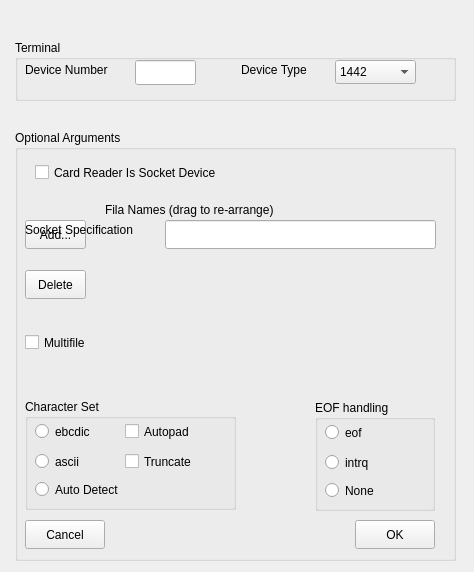
<?xml version="1.0" encoding="UTF-8"?>
<ui version="4.0">
 <class>CardReaderPropertiesClass</class>
 <widget class="QWidget" name="CardReaderPropertiesClass">
  <property name="geometry">
   <rect>
    <x>0</x>
    <y>0</y>
    <width>474</width>
    <height>572</height>
   </rect>
  </property>
  <property name="windowTitle">
   <string>CardReaderProperties</string>
  </property>
  <widget class="QGroupBox" name="groupBox">
   <property name="geometry">
    <rect>
     <x>15</x>
     <y>40</y>
     <width>441</width>
     <height>61</height>
    </rect>
   </property>
   <property name="title">
    <string>Terminal</string>
   </property>
   <widget class="QComboBox" name="deviceCombo">
    <property name="enabled">
     <bool>true</bool>
    </property>
    <property name="geometry">
     <rect>
      <x>320</x>
      <y>20</y>
      <width>81</width>
      <height>24</height>
     </rect>
    </property>
    <item>
     <property name="text">
      <string>1442</string>
     </property>
    </item>
    <item>
     <property name="text">
      <string>2501</string>
     </property>
    </item>
    <item>
     <property name="text">
      <string>3505</string>
     </property>
    </item>
   </widget>
   <widget class="QLabel" name="label_3">
    <property name="geometry">
     <rect>
      <x>10</x>
      <y>20</y>
      <width>101</width>
      <height>19</height>
     </rect>
    </property>
    <property name="text">
     <string>Device Number</string>
    </property>
   </widget>
   <widget class="QLineEdit" name="deviceNumber">
    <property name="geometry">
     <rect>
      <x>120</x>
      <y>20</y>
      <width>61</width>
      <height>25</height>
     </rect>
    </property>
    <property name="inputMask">
     <string/>
    </property>
   </widget>
   <widget class="QLabel" name="label_4">
    <property name="geometry">
     <rect>
      <x>226</x>
      <y>20</y>
      <width>81</width>
      <height>20</height>
     </rect>
    </property>
    <property name="text">
     <string>Device Type</string>
    </property>
   </widget>
  </widget>
  <widget class="QGroupBox" name="groupBox_2">
   <property name="geometry">
    <rect>
     <x>15</x>
     <y>130</y>
     <width>441</width>
     <height>431</height>
    </rect>
   </property>
   <property name="title">
    <string>Optional Arguments</string>
   </property>
   <widget class="QCheckBox" name="sockdevCheckBox">
    <property name="geometry">
     <rect>
      <x>20</x>
      <y>30</y>
      <width>211</width>
      <height>25</height>
     </rect>
    </property>
    <property name="text">
     <string>Card Reader Is Socket Device</string>
    </property>
   </widget>
   <widget class="QLabel" name="label">
    <property name="geometry">
     <rect>
      <x>90</x>
      <y>70</y>
      <width>191</width>
      <height>19</height>
     </rect>
    </property>
    <property name="text">
     <string>Fila Names (drag to re-arrange)</string>
    </property>
   </widget>
   <widget class="QPushButton" name="addButton">
    <property name="geometry">
     <rect>
      <x>10</x>
      <y>90</y>
      <width>61</width>
      <height>29</height>
     </rect>
    </property>
    <property name="text">
     <string>Add...</string>
    </property>
   </widget>
   <widget class="QPushButton" name="deleteButton">
    <property name="geometry">
     <rect>
      <x>10</x>
      <y>140</y>
      <width>61</width>
      <height>29</height>
     </rect>
    </property>
    <property name="text">
     <string>Delete</string>
    </property>
   </widget>
   <widget class="QPushButton" name="OKButton">
    <property name="geometry">
     <rect>
      <x>340</x>
      <y>390</y>
      <width>80</width>
      <height>29</height>
     </rect>
    </property>
    <property name="text">
     <string>OK</string>
    </property>
   </widget>
   <widget class="QPushButton" name="cancelButton">
    <property name="geometry">
     <rect>
      <x>10</x>
      <y>390</y>
      <width>80</width>
      <height>29</height>
     </rect>
    </property>
    <property name="text">
     <string>Cancel</string>
    </property>
   </widget>
   <widget class="QLineEdit" name="sockdev">
    <property name="geometry">
     <rect>
      <x>150</x>
      <y>90</y>
      <width>271</width>
      <height>29</height>
     </rect>
    </property>
   </widget>
   <widget class="QLabel" name="sockspecLabel">
    <property name="geometry">
     <rect>
      <x>10</x>
      <y>90</y>
      <width>131</width>
      <height>19</height>
     </rect>
    </property>
    <property name="text">
     <string>Socket Specification</string>
    </property>
   </widget>
   <widget class="QGroupBox" name="eofGroupBox">
    <property name="geometry">
     <rect>
      <x>300</x>
      <y>270</y>
      <width>120</width>
      <height>111</height>
     </rect>
    </property>
    <property name="title">
     <string>EOF handling</string>
    </property>
    <widget class="QRadioButton" name="eofRadioButton">
     <property name="geometry">
      <rect>
       <x>10</x>
       <y>20</y>
       <width>94</width>
       <height>25</height>
      </rect>
     </property>
     <property name="text">
      <string>eof</string>
     </property>
    </widget>
    <widget class="QRadioButton" name="intrqRadioButton">
     <property name="geometry">
      <rect>
       <x>10</x>
       <y>50</y>
       <width>94</width>
       <height>25</height>
      </rect>
     </property>
     <property name="text">
      <string>intrq</string>
     </property>
    </widget>
    <widget class="QRadioButton" name="eofNoneRadioButton">
     <property name="geometry">
      <rect>
       <x>10</x>
       <y>80</y>
       <width>91</width>
       <height>21</height>
      </rect>
     </property>
     <property name="text">
      <string>None</string>
     </property>
    </widget>
   </widget>
   <widget class="QGroupBox" name="groupBox_4">
    <property name="geometry">
     <rect>
      <x>10</x>
      <y>269</y>
      <width>211</width>
      <height>111</height>
     </rect>
    </property>
    <property name="title">
     <string>Character Set</string>
    </property>
    <widget class="QRadioButton" name="ebcdicRadioButton">
     <property name="geometry">
      <rect>
       <x>10</x>
       <y>20</y>
       <width>94</width>
       <height>25</height>
      </rect>
     </property>
     <property name="text">
      <string>ebcdic</string>
     </property>
    </widget>
    <widget class="QRadioButton" name="asciiRadioButton">
     <property name="geometry">
      <rect>
       <x>10</x>
       <y>50</y>
       <width>94</width>
       <height>25</height>
      </rect>
     </property>
     <property name="text">
      <string>ascii</string>
     </property>
    </widget>
    <widget class="QCheckBox" name="truncCheckBox">
     <property name="geometry">
      <rect>
       <x>100</x>
       <y>50</y>
       <width>101</width>
       <height>25</height>
      </rect>
     </property>
     <property name="toolTip">
      <string>specifies, for ASCII files, that lines longer than 80 characters 
are truncated instead of producing a unit check error.</string>
     </property>
     <property name="text">
      <string>Truncate</string>
     </property>
    </widget>
    <widget class="QCheckBox" name="autopadCheckBox">
     <property name="geometry">
      <rect>
       <x>100</x>
       <y>20</y>
       <width>101</width>
       <height>25</height>
      </rect>
     </property>
     <property name="toolTip">
      <string>specifies, for EBCDIC files, that the file is automatically padded 
to a multiple of 80 bytes if necessary. </string>
     </property>
     <property name="text">
      <string>Autopad</string>
     </property>
    </widget>
    <widget class="QRadioButton" name="autoDetectRadioButton">
     <property name="geometry">
      <rect>
       <x>10</x>
       <y>80</y>
       <width>131</width>
       <height>21</height>
      </rect>
     </property>
     <property name="text">
      <string>Auto Detect</string>
     </property>
    </widget>
   </widget>
   <widget class="QCheckBox" name="multifileCheckBox">
    <property name="geometry">
     <rect>
      <x>10</x>
      <y>200</y>
      <width>111</width>
      <height>25</height>
     </rect>
    </property>
    <property name="toolTip">
     <string>specifies, when multiple input files are entered, to automatically open the next input file
and continue reading whenever EOF is encountered on a given file. If not specified, then
reading stops once EOF is reached on a given file and an attention interrupt is then
required to open and begin reading the next file.</string>
    </property>
    <property name="text">
     <string>Multifile</string>
    </property>
   </widget>
  </widget>
 </widget>
 <layoutdefault spacing="6" margin="11"/>
 <resources/>
 <connections/>
</ui>
